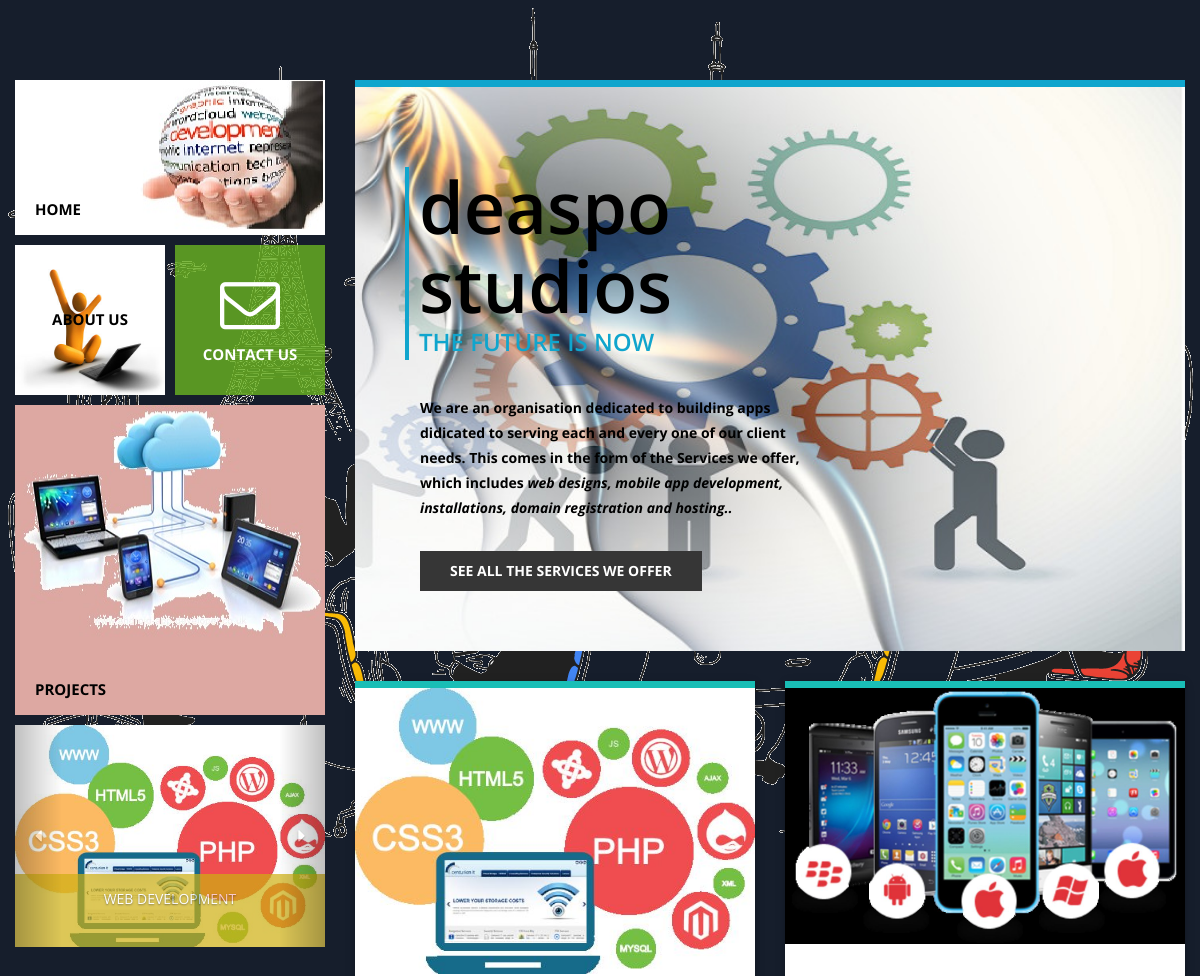
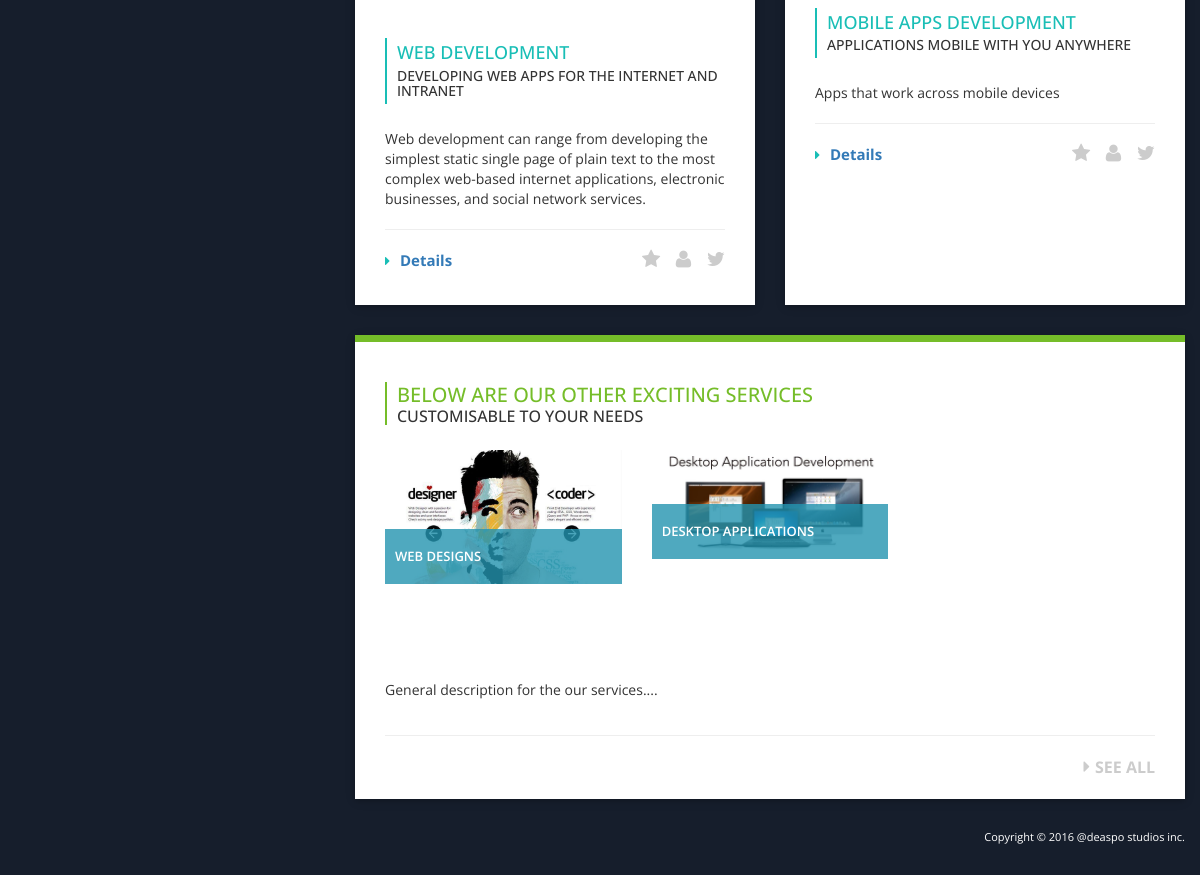
The page / on the database its author committed (2 pictures, top to bottom).
### deaspo/models.py (models this page shows, shortened)
class Product(models.Model):
    pname= models.CharField(max_length=100, unique=True, default='Product')
    ppics = models.ImageField(upload_to=path_file_name, default='D:/Users\polyc/PycharmProjects/deaspo_inc/deaspo/media/products/default.jpg')
    pintro = models.CharField(max_length=50, default='Brief intro')
    pshortdesc = models.CharField(max_length=500, default='Short description')
    pdesc = models.TextField(max_length=3000, default='Product description')
    prel = models.ManyToManyField("self", blank=True)
    pproj = models.ManyToManyField(Project)
    plan = models.ManyToManyField(Plan)
    type = (
        ('A', 'Web'),
        ('B', 'Desktop'),
        ('C', 'Mobile'),
        ('D', 'Others'),
    )
    category = models.CharField(choices=type,default="Web", max_length=50)
    pmain = models.BooleanField(default=False)

### deaspo/views.py (the view)
# urls.py: url(r'^$', views.index, name='index'),
def index(request):
    products = Product.objects.all() #returns all the products and services
    pintro = Product.objects.filter(pmain=True)[:2][::1]
    pcont = Product.objects.filter(pmain=False)[:3][::1]
    return render(request, "home/index.html", {'services':products, 'servTwo':pintro, 'servThree':pcont})

### templates/home/index.html
{% extends "base_homepage.html" %}
 {% block mainTwoServices %}
     {% for serv in servTwo %}
         <div class="col-xs-12 col-sm-12 col-md-6 col-lg-6">
             <div class="box london">
                 <div class="box-icon">
                     <img src="{{ serv.ppics.url }}" alt="Image" class="img-responsive">
                 </div>
                 <div class="info float-container">
                     <div class="col-sm-12 london-title">
                         <h3 class="text-uppercase">{{ serv.pname }}</h3>
                         <h4 class="text-uppercase">{{ serv.pintro }}</h4>
                     </div>
                     <p>{{ serv.pshortdesc }}</p><hr />
                     <div class="col-sm-12 location-main">
                         <div class="pull-left location">
                             <i class="fa fa-caret-right"></i><span><a href="#">Details</a> </span>
                         </div>
                         <div class="pull-right user-icons">
                             <a href="#"><i class="fa fa-star fa-2x"></i></a>
                             <a href="#"><i class="fa fa-user fa-2x"></i></a>
                             <a href="#"><i class="fa fa-twitter fa-2x"></i></a>
                         </div>
                     </div>
                 </div>
             </div>
         </div>
     {% endfor %}
 {% endblock mainTwoServices %}
{% block serviceImages %}
    {% for serv in servThree %}
        <div style="min-height: 200px;" class="col-xxs-12 col-xs-6 col-sm-6 col-md-4 col-lg-4">
            <div class="bottom-img">
                <img src="{{ serv.ppics.url }}" alt="{{ serv.pintro }}">
                <p class="first">{{ serv.pname }}</p>
            </div>
        </div>
    {% endfor %}
{% endblock serviceImages %}

### templates/base_homepage.html (shortened to what this page needs)
{% load staticfiles %}
<!DOCTYPE html>
<html lang="en">
<head>
    <link rel="stylesheet" type="text/css" href="{% static 'css/bootstrap.min.css' %}">
    <link rel="stylesheet" type="text/css" href="{% static 'font-awesome/css/font-awesome.min.css' %}">
    <link rel="stylesheet" type="text/css" href="{% static 'css/style.css' %}">
</head>
<body>
    <div class="main-body">
        <div class="container">
            <div class="row">
                <div class="main-page">
                    <aside class="main-navigation">
                        <div class="main-menu">
                            <div class="menu-container">
                                <div class="block-keep-ratio block-keep-ratio-2-1 block-width-full home">
                                    <a style="color: black;" href="index" class="block-keep-ratio__content  main-menu-link">
                                        <span class="main-menu-link-text">
                                            <strong>HOME</strong>
                                        </span>
                                    </a>
                                </div>
                            </div>
                            <div class="menu-container">
                                <div class="block-keep-ratio  block-keep-ratio-1-1  block-width-half  pull-left  about-main">
                                    <a style="color: black;" href="about" class="main-menu-link about block-keep-ratio__content flexbox-center">
                                        <strong>ABOUT US</strong>
                                    </a>
                                </div>
                                <div class="block-keep-ratio  block-keep-ratio-1-1  block-width-half  pull-right  contact-main">
                                    <a href="contact" class="main-menu-link contact block-keep-ratio__content flexbox-center">
                                        <i class="fa fa-envelope-o fa-4x main-menu-link-icon"></i>
                                        <strong>CONTACT US</strong>
                                    </a>
                                </div>
                            </div>
                            <div class="menu-container">
                                <div class="block-keep-ratio block-keep-ratio-1-1 block-keep-ratio-md-2-1 block-width-full gallery">
                                    <a style="color: black;" href="projects" class="main-menu-link  block-keep-ratio__content">
                                        <span class="main-menu-link-text">
                                            <strong>PROJECTS</strong>
                                        </span>
                                    </a>
                                </div>
                            </div>
                            <div class="menu-container">
                                <div class="mauris">
                                    <div id="carousel-menu" class="carousel slide" data-ride="carousel">
                                        <div class="carousel-inner" role="listbox">
                                            {% block carousel %}
                                                {% for serv in services %}
                                                    {% if serv.category == "A" %}
                                                         <div class="item active">
                                                            <img src="{{ serv.ppics.url }}" alt="{{ serv.pintro }}">
                                                            <div class="carousel-caption menu-caption">
                                                                {{ serv.pname }}
                                                            </div>
                                                        </div>
                                                    {% endif %}
                                                {% endfor %}
                                            {% endblock carousel %}
                                        </div>
                                        <a class="left carousel-control" href="#carousel-menu" role="button" data-slide="prev">
                                            <span class="fa fa-caret-left" aria-hidden="true"></span>
                                        </a>
                                        <a class="right carousel-control" href="#carousel-menu" role="button" data-slide="next">
                                            <span class="fa fa-caret-right" aria-hidden="true"></span>
                                        </a>
                                    </div>
                                </div>
                            </div>
                        </div>
                    </aside>
                    {% block contentsMain %}
                    <div class="content-main">
                        {% block contentMain %}
                        <div class="row margin-b-30">
                            <div class="col-xs-12 col-sm-12 col-md-12 col-lg-12">
                                <div class="banner-main-home">
                                    <div class="banner-main-home-text">
                                        <div class="heading">
                                            <h1>deaspo studios</h1>
                                            <p class="text-uppercase">The Future is now</p>
                                        </div>
                                        <div class="desc">
                                            <p><strong>We are an organisation dedicated to building apps didicated to serving each and every one of our client needs. This comes in the form of the <b>Services</b> we offer, which includes <em> web designs, mobile app development, installations, domain registration and hosting..</em></strong></p>
                                            <button type="button" class="">SEE ALL THE SERVICES WE OFFER</button>
                                        </div>
                                    </div>
                                </div>
                            </div>
                        </div>
                        {% endblock contentMain %}
                        {% block subMain %}
                        <div class="row margin-b-30">
                            {% block mainTwoServices %}
                            {% endblock mainTwoServices %}
                        </div>
                            {% block footText %}
                        <div class="row">
                            <div class="col-xs-12 col-sm-12 col-md-12 col-lg-12">
                                <div class="box bottom-main">
                                    <div class="info float-container">
                                        <div class="col-sm-12 bottom-title">
                                            <h3 class="text-uppercase">Below are our other exciting services</h3>
                                            <h4 class="text-uppercase">Customisable to your needs</h4>
                                        </div>
                                        <div class="row">
                                            {% block serviceImages %}
                                            {% endblock serviceImages %}
                                        </div>
                                        <p class="bottom-desc">General description for the our services.... </p><hr />
                                        <div class="col-sm-12 location-main">
                                            <div class="pull-right bottom-user">
                                                <a href="services" target="_blank"><i class="fa fa-caret-right"></i><span>SEE ALL</span></a>
                                            </div>
                                        </div>
                                    </div>
                                </div>
                            </div>
                        </div>
                                {% endblock footText %}
                            {% endblock subMain %}
                    </div>
                    {% endblock contentsMain %}
                </div>
            </div>
            <footer class="row">
                <div class="col-xs-12 col-sm-12 col-md-12 col-lg-12 footer">
                    <p class="copyright">Copyright © 2016 @deaspo studios inc.</p>
                </div>
            </footer>
        </div>
    </div>
</body>
</html>

### rows shown on the page
Product: ppics (picture), pname "WEB DEVELOPMENT", pintro "DEVELOPING WEB APPS FOR THE INTERNET AND INTRANET", pshortdesc "Web development can range from developing the simplest static single page of plain text to the most complex web-based internet applications, electronic businesses, and social network services."
Product: ppics (picture), pname "MOBILE APPS DEVELOPMENT", pintro "APPLICATIONS MOBILE WITH YOU ANYWHERE", pshortdesc "Apps that work across mobile devices"
Product: ppics (picture), pname "WEB DESIGNS"
Product: ppics (picture), pname "DESKTOP APPLICATIONS"
